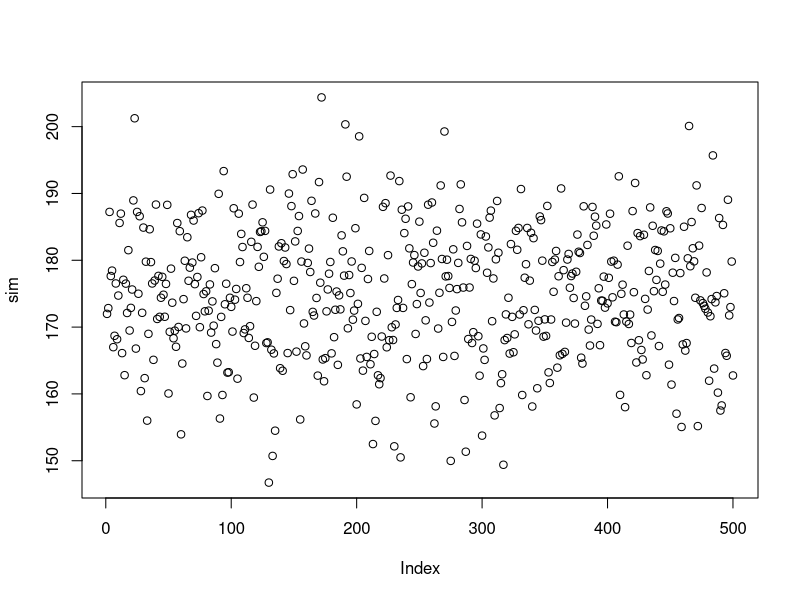

Write R code to recreate this figure.
#EX 1

##1

pnorm(170,175,10)
1-pnorm(190,175,10)

##2

pnorm(190,175,10)-pnorm(170,175,10)

##3

qnorm(0.99,175,10)

##4

sim<-rnorm(500,175,10)
plot(sim)

##5

quantile(sim,0.5)




